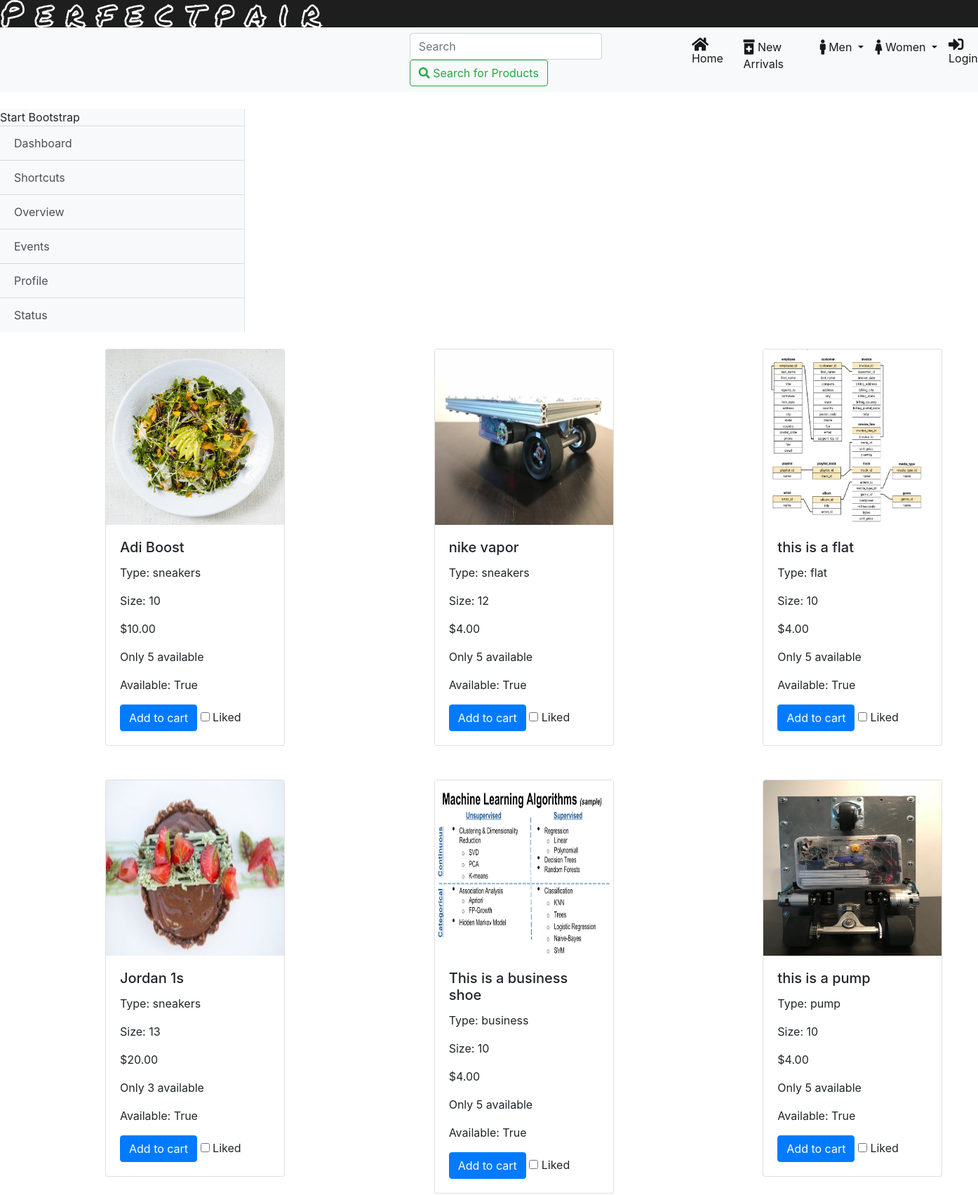
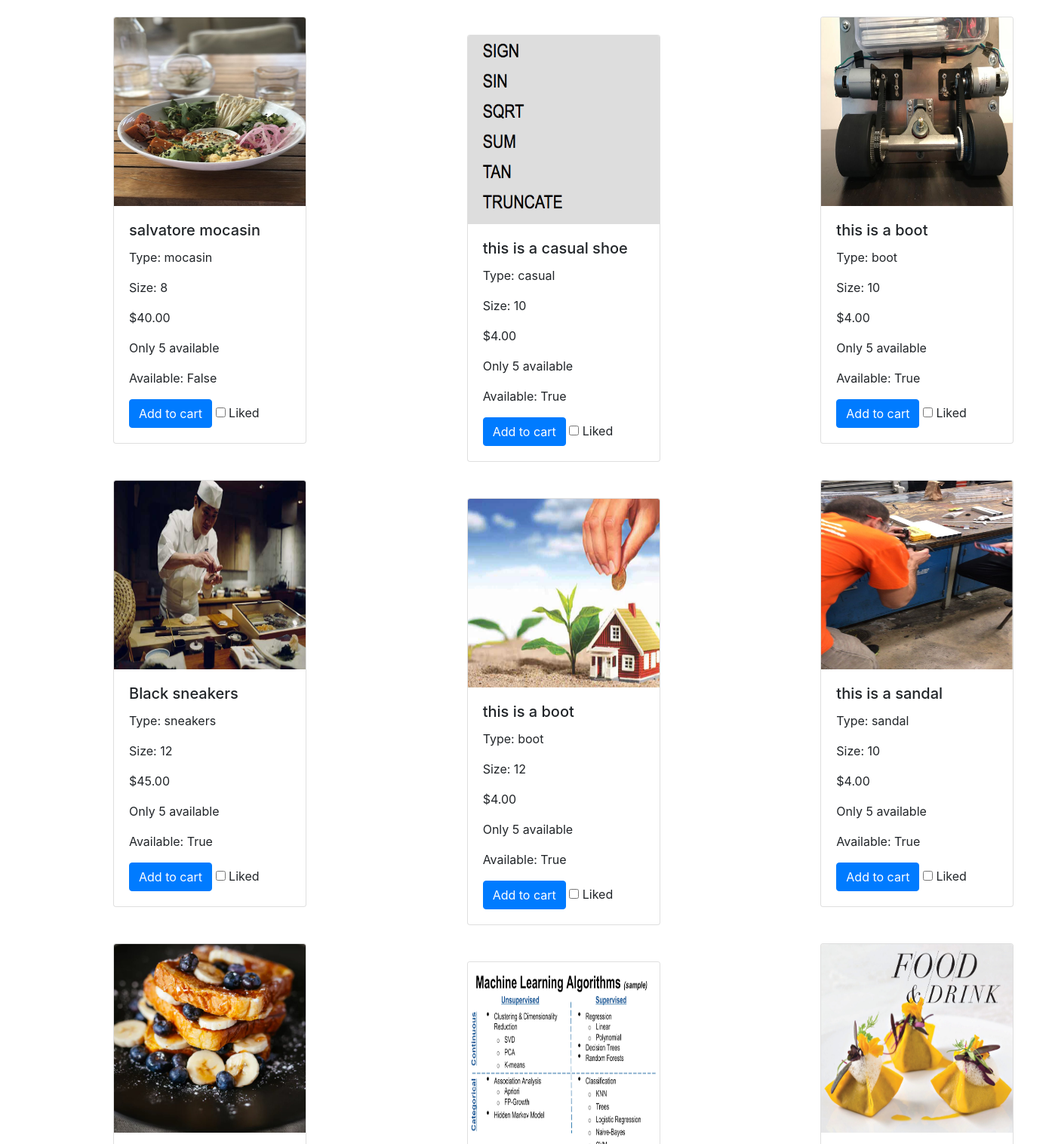
The page /shoe/ (upper part) on the database its author committed (2 pictures, top to bottom).
### shoe/models.py (models this page shows, shortened)
class Shoe(models.Model):
	name 			= models.CharField(max_length=30, default="Boosts")
	image 			= models.ImageField(upload_to='shoe/', blank=True, null=True)
	style 			= models.CharField(max_length=20, default="sneakers")
	size 			= models.IntegerField(default=10)
	color 			= models.CharField(max_length=20, default="blue")
	brand 			= models.CharField(max_length=20, default="Nike")
	price 			= models.DecimalField(max_digits=4, decimal_places=2, default=4.00)
	availability 	= models.BooleanField(default=True)
	new 			= models.BooleanField(default=True)
	stock 			= models.IntegerField(default=5)
	gender_choices 	= (
        ('M', 'Male'),
        ('F', 'Female'),
    )
	gender 			= models.CharField(max_length=1, choices=gender_choices, default="M")
	date 			= models.DateField(("Date"), default=datetime.date.today)
	like 			= models.BooleanField(default=False)

### shoe/views.py (the view)
# urls.py: path('', views.view, name='shoe_list'),
def shoe_list(request):
	shoe_list = Shoe.objects.all()
	context = {
		'shoe_list': shoe_list,
	}
	return render(request, 'shoe/shoe_list.html', context)

### shoe/templates/shoe/shoe_list.html (shortened to what this page needs)
{% include "base.html" %}
{% load static %}
{% block content %}
<link href="{% static 'css/shoe_list.css' %}" rel="stylesheet">
 <div class="w-25" id="wrapper">
    <div class="bg-light border-right" id="sidebar-wrapper">
      <div class="sidebar-heading">Start Bootstrap </div>
      <div class="list-group list-group-flush">
        <a href="#" class="list-group-item list-group-item-action bg-light">Dashboard</a>
        <a href="#" class="list-group-item list-group-item-action bg-light">Shortcuts</a>
        <a href="#" class="list-group-item list-group-item-action bg-light">Overview</a>
        <a href="#" class="list-group-item list-group-item-action bg-light">Events</a>
        <a href="#" class="list-group-item list-group-item-action bg-light">Profile</a>
        <a href="#" class="list-group-item list-group-item-action bg-light">Status</a>
      </div>
    </div>
  </div>
    <div class='card-columns mr-2'>
            {% for shoe in shoe_list %}
				<div class="mb-4 mt-4 card text-left" style="width:16rem;">
				  <img src="{{shoe.image.url}}" class="card-img-top" style="width:254px; height:250px">
				  <div class="card-body" class="shadow-lg p-3 mb-5 bg-white rounded">
				    <h5 class="card-title">{{shoe.name}}</h5>
				    <p class="card-text">Type: {{shoe.style}}</p>
				    <p class="card-text">Size: {{shoe.size}}</p>
				    <p class="card-text">${{shoe.price}}</p>
				    <p class="card-text">Only {{shoe.stock}} available</p>
				    <p class="card-text">Available: {{shoe.availability}}</p>
				   	<a href="{% url 'shoe:cart_list' %}"class="btn btn-primary" name='q1'>Add to cart</a>
				    <input id="apto" type="checkbox">
				   	<label for="apto">Liked</label>
				  </div>
				</div>
            {% endfor %}
        </div>
{% endblock %}

### static-storage/css/custom.css (style rules this page uses)
.card { display:inline-block; margin-right: 20px; position: relative; left: 150px; }

### rows shown on the page
Shoe: image (picture), name "Adi Boost", style "sneakers", size "10", price "10.00", stock "5", availability "True"
Shoe: image (picture), name "Jordan 1s", style "sneakers", size "13", price "20.00", stock "3", availability "True"
Shoe: image (picture), name "salvatore mocasin", style "mocasin", size "8", price "40.00", stock "5", availability "False"
Shoe: image (picture), name "Black sneakers", style "sneakers", size "12", price "45.00", stock "5", availability "True"
Shoe: image (picture)
Shoe: image (picture), name "nike vapor", style "sneakers", size "12", price "4.00", stock "5", availability "True"
Shoe: image (picture), name "This is a business shoe", style "business", size "10", price "4.00", stock "5", availability "True"
Shoe: image (picture), name "this is a casual shoe", style "casual", size "10", price "4.00", stock "5", availability "True"
Shoe: image (picture), name "this is a boot", style "boot", size "12", price "4.00", stock "5", availability "True"
Shoe: image (picture)
Shoe: image (picture), name "this is a flat", style "flat", size "10", price "4.00", stock "5", availability "True"
Shoe: image (picture), name "this is a pump", style "pump", size "10", price "4.00", stock "5", availability "True"
Shoe: image (picture), name "this is a boot", style "boot", size "10", price "4.00", stock "5", availability "True"
Shoe: image (picture), name "this is a sandal", style "sandal", size "10", price "4.00", stock "5", availability "True"
Shoe: image (picture)
